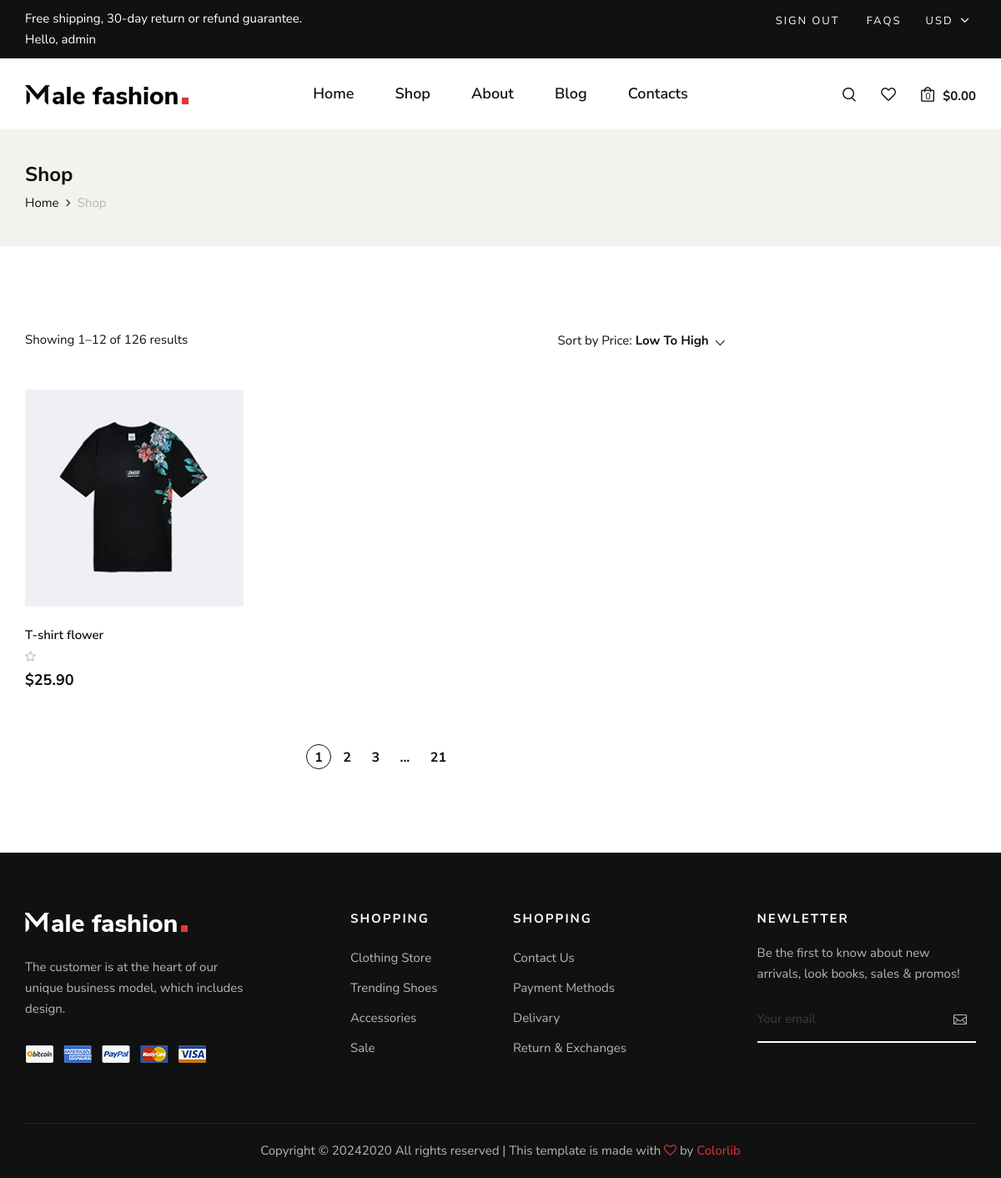
Before: /products/wishlist/ (signed in) with the older database file.
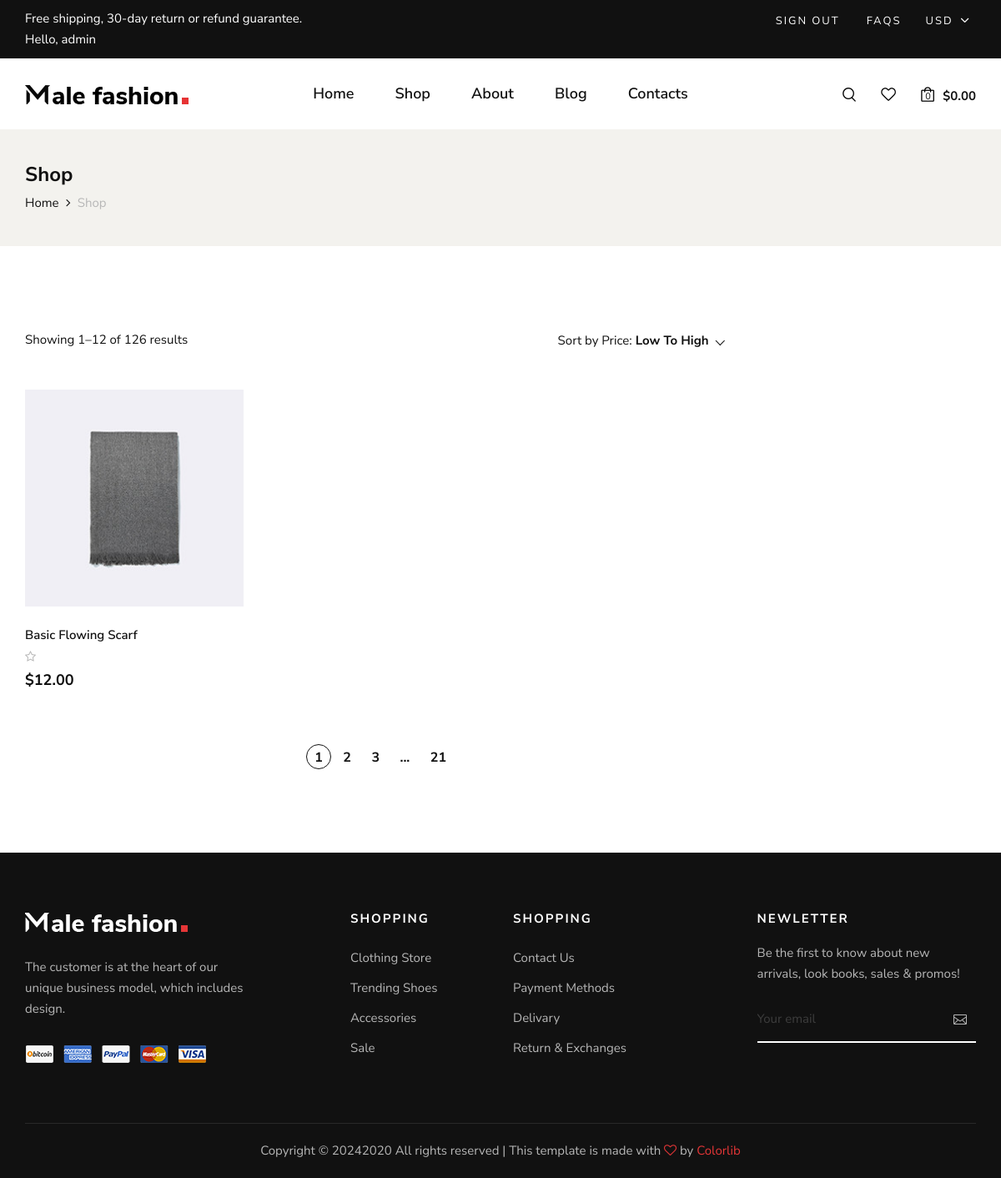
After: the same page with the newer database file.
### products/models.py (models this page shows, shortened)
class WishlistModel(models.Model):
    user = models.ForeignKey(User, on_delete=models.CASCADE)
    product = models.ForeignKey(ProductModel, on_delete=models.CASCADE)
    created_at = models.DateTimeField(auto_now_add=True)
    class Meta:
        verbose_name = "Wishlist"
        verbose_name_plural = "Wishlists"
        unique_together = ['user', 'product']

class ProductModel(models.Model):
    name = models.CharField(max_length=36)
    description = models.TextField()
    price = models.DecimalField(max_digits=8, decimal_places=2)
    image = models.ImageField(upload_to='products/')
    rating = models.PositiveIntegerField(default=1, validators=[rating_value_validate])
    discount = models.PositiveIntegerField(default=0)
    category = models.ForeignKey(CategoryModel, on_delete=models.CASCADE)
    brand = models.ForeignKey(BrandModel, on_delete=models.CASCADE)
    sizes = models.ManyToManyField(SizeModel)
    colors = models.ManyToManyField(ColorModel)
    tags = models.ManyToManyField(TagModel)
    created_at = models.DateTimeField(auto_now_add=True)
    updated_at = models.DateTimeField(auto_now=True)
    class Meta:
        verbose_name = "Product"
        verbose_name_plural = "Products"

### products/views.py (the view)
# urls.py: path('wishlist/', WishlistPageView.as_view(), name="wishlist"),
class WishlistPageView(ListView):
    template_name = 'wishlist.html'
    model = WishlistModel
    context_object_name = "wishlists"
    def get_queryset(self):
        return WishlistModel.objects.filter(user=self.request.user)

### products/templatetags/my_tags.py (called while the page is built)
@register.filter(name="in_wishlist")
def in_wishlist(user, product):
    return WishlistModel.objects.filter(user=user, product=product).exists()

### templates/wishlist.html (shortened to what this page needs)
{% extends 'layouts/base.html' %}
{% block content %}
{% load static %}
{% load my_tags %}
    <section class="breadcrumb-option">
        <div class="container">
            <div class="row">
                <div class="col-lg-12">
                    <div class="breadcrumb__text">
                        <h4>Shop</h4>
                        <div class="breadcrumb__links">
                            <a href="./index.html">Home</a>
                            <span>Shop</span>
                        </div>
                    </div>
                </div>
            </div>
        </div>
    </section>
    <section class="shop spad">
        <div class="container">
            <div class="row">
                <div class="col-lg-9">
                    <div class="shop__product__option">
                        <div class="row">
                            <div class="col-lg-6 col-md-6 col-sm-6">
                                <div class="shop__product__option__left">
                                    <p>Showing 1–12 of 126 results</p>
                                </div>
                            </div>
                            <div class="col-lg-6 col-md-6 col-sm-6">
                                <div class="shop__product__option__right">
                                    <p>Sort by Price:</p>
                                </div>
                            </div>
                        </div>
                    </div>
                    <div class="row">
                        {% for wishlist in wishlists %}
                        <div class="col-lg-4 col-md-6 col-sm-6">
                            <div class="product__item">
                                <div class="product__item__pic set-bg" data-setbg="{{ wishlist.product.image.url }}">
                                </div>
                                <div class="product__item__text">
                                    <h6>{{ wishlist.product.name }}</h6>
                                    <div class="rating">
                                            <i class="fa fa-star-o"></i>
                                    </div>
                                    <h5>${{ wishlist.product.price }}</h5>
                                </div>
                            </div>
                        </div>
                        {% endfor %}
                    </div>
                    <div class="row">
                        <div class="col-lg-12">
                            <div class="product__pagination">
                                <a class="active" href="#">1</a>
                                <a href="#">2</a>
                                <a href="#">3</a>
                                <span>...</span>
                                <a href="#">21</a>
                            </div>
                        </div>
                    </div>
                </div>
            </div>
        </div>
    </section>
{% endblock %}

Changed rows visible on the page:
removed WishlistModel: product.name "T-shirt flower", product.price "25.90"
added WishlistModel: product.name "Basic Flowing Scarf", product.price "12.00"
